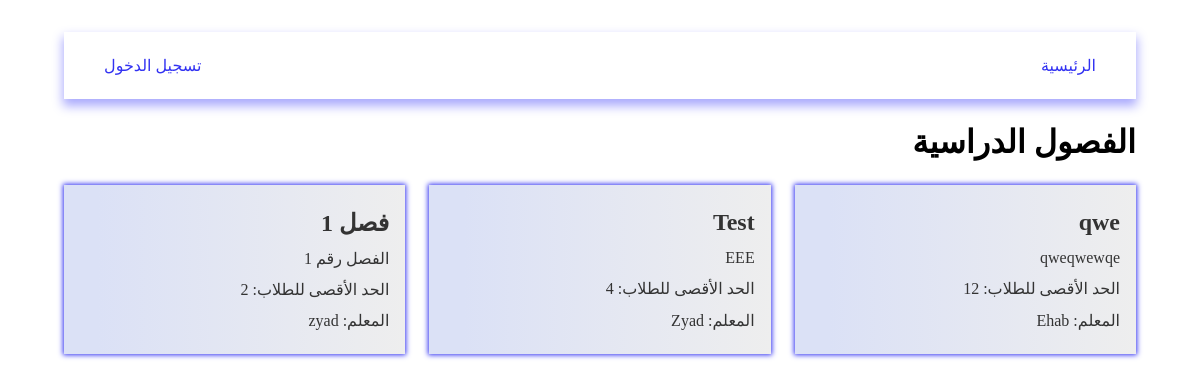
Page /pages/viewClasses.php on the earlier database version.
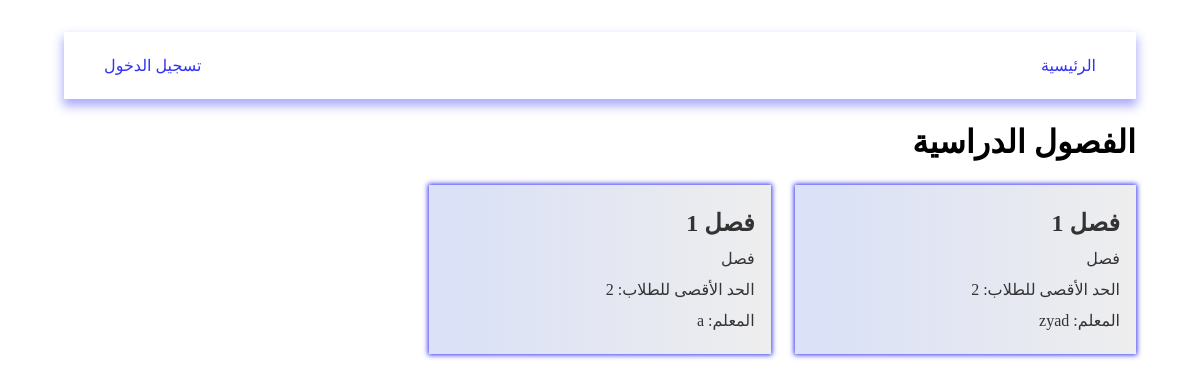
Same page on the later database version.
### tables this page shows
CREATE TABLE classes (
    id INTEGER PRIMARY KEY, 
    title TEXT, 
    description TEXT, 
    "limit" INTEGER,
    teacher_id INTEGER
);

CREATE TABLE users (
    id INTEGER PRIMARY KEY, 
    name TEXT, 
    email TEXT UNIQUE, 
    password TEXT UNIQUE, 
    role TEXT
);

### data/db.php (called while the page is built, shortened)
<?php
$db = new SQLite3('../data/database.db');
$db->exec('CREATE TABLE IF NOT EXISTS users (
    id INTEGER PRIMARY KEY,
    name TEXT,
    email TEXT UNIQUE,
    password TEXT UNIQUE,
    role TEXT
)');
$db->exec('CREATE TABLE IF NOT EXISTS classes (
    id INTEGER PRIMARY KEY,
    title TEXT,
    description TEXT,
    "limit" INTEGER,
    teacher_id INTEGER
)');
$db->exec('CREATE TABLE IF NOT EXISTS groups (
    id INTEGER PRIMARY KEY,
    title TEXT,
    description TEXT,
    "limit" INTEGER,
    members INTEGER,
    class_id INTEGER,
    interaction INTEGER,
    quality INTEGER,
    grading INTEGER,
    feedback TEXT
)');
$db->exec('CREATE TABLE IF NOT EXISTS group_students (
    group_id INTEGER,
    student_id INTEGER
)');
function getClasses()
{
    global $db;
    $result = $db->query('SELECT * FROM classes');
    $classes = [];
    while ($row = $result->fetchArray(SQLITE3_ASSOC)) {
        $classes[] = $row;
    }
    return $classes;
}
function getTeacher($id)
{
    global $db;
    $stmt = $db->prepare('SELECT * FROM users WHERE id = :id');
    $stmt->bindValue(':id', $id, SQLITE3_INTEGER);
    $result = $stmt->execute();
    if ($result) {
        return $result->fetchArray(SQLITE3_ASSOC);
    }
    return null;
}

### pages/viewClasses.php (the view, shortened to what this page needs)
<?php
include '../data/db.php';
if ($user['role'] == 'teacher') {
  $classes = getTeacherClasses($user['id']);
} else {
  $classes = getClasses();
}
?>
<!DOCTYPE html>
<html lang="ar" dir="rtl">
<head>
  <link rel="stylesheet" href="../styles/viewClasses.css" />
</head>
<body>
  <?php include "../components/navbar.php" ?>
  <h1 class="heading">الفصول الدراسية</h1>
  <main class="container">
    <?php foreach ($classes as $class) { ?>
      <a href="./viewGroups.php?id=<?php echo $class['id']; ?>" class="classroom">
        <h2 class="title"><?php echo $class['title']; ?></h2>
        <p class="desc"><?php echo $class['description']; ?></p>
        <p class="limit">الحد الأقصى للطلاب: <?php echo $class['limit']; ?></p>
        <p class="teacher">المعلم: <?php echo getTeacher($class['teacher_id'])['name']; ?></p>
      </a>
    <?php } ?>
  </main>
</body>
</html>

### components/navbar.php
<?php
$loggedIn = isset($_SESSION['user']);
?>
<head>
  <link rel="stylesheet" href="../styles/navbar.css">
</head>
<header>
  <?php if ($loggedIn) { ?>
    <div class="user">
      <img src="../images/purple2.png" alt="user image" />
      <div class="info">
        <h2 class="username"><?php echo $_SESSION['user']['name']; ?></h2>
        <p class="role"><?php echo $_SESSION['user']['role']; ?></p>
      </div>
    </div>
    <nav>
      <a href="../index.php">الرئيسية</a>
      <a href="../pages/viewClasses.php">الفصول</a>
      <a href="../pages/Setting.php">الإعدادات</a>
      <?php if ($_SESSION['user']['role'] == 'teacher') { ?>
        <a href="../pages/CreateClass.php">إنشاء فصل</a>
      <?php } ?>
    </nav>
  <?php } else { ?>
    <nav class="login">
      <div>
        <a href="../index.php">الرئيسية</a>
      </div>
      <div>
        <a href="../pages/SignIn.php">تسجيل الدخول</a>
      </div>
    </nav>
  <?php } ?>
</header>

### styles/viewClasses.css (style rules this page uses)
* { padding: 0; margin: 0; box-sizing: border-box; text-decoration: none; list-style: none; }
body { padding: 2rem 4rem; }
h1.heading { margin-block: 1.5rem; }
.container { display: grid; grid-template-columns: repeat(auto-fill, minmax(300px, 1fr)); gap: 1.5rem; }
.classroom { display: grid; gap: 0.75rem; background-image: linear-gradient(to right, #dbe1f6 10%, #eee); padding: 1.5rem 1rem; box-shadow: 0 0 5px 1px rgb(50, 50, 242); color: #333; cursor: pointer; }

### styles/navbar.css (style rules this page uses)
* { padding: 0; margin: 0; box-sizing: border-box; text-decoration: none; list-style: none; }
header { display: flex; justify-content: space-between; align-items: center; box-shadow: 0 6px 10px 1px rgb(170, 170, 253); padding: 1rem 2rem; gap: 1rem; }
header nav { display: flex; gap: 0.5rem; align-items: center; text-align: center; }
header nav.login { flex: 1; justify-content: space-between; }
header nav div { display: flex; gap: 0.5rem; }
header nav a { color: rgb(50, 50, 242); padding: 0.5rem; transition-duration: 200ms; }

Differences in the rows shown:
removed classes: title "qwe", description "qweqwewqe", limit "12", teacher.name "Ehab"
removed classes: title "Test", description "EEE", limit "4", teacher.name "Zyad"
removed classes: title "فصل 1", description "الفصل رقم 1", limit "2", teacher.name "zyad"
added classes: title "فصل 1", description "فصل", limit "2", teacher.name "zyad"
added classes: title "فصل 1", description "فصل", limit "2", teacher.name "a"
